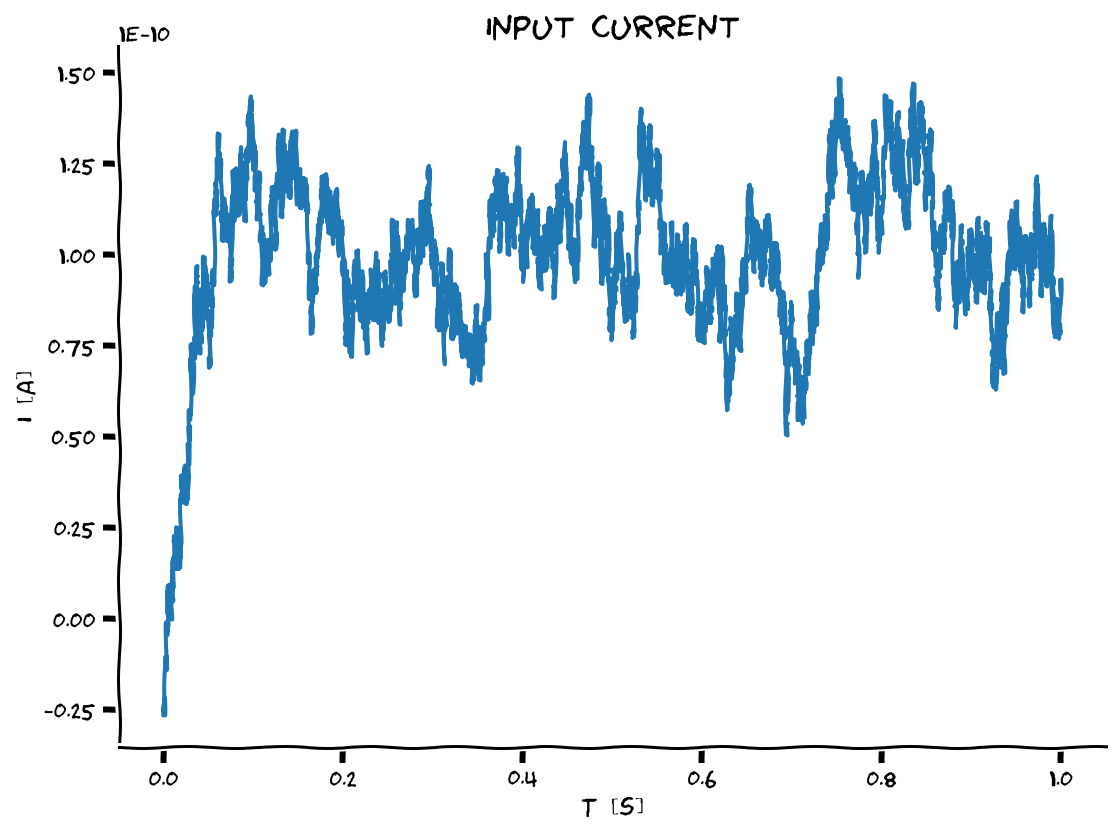

Source code (Python):
#Solution to Ex7
def my_OU(range_t, tau_ou, mu, sig, myseed=2072):
    """
    Function that produces Ornstein-Uhlenbeck input
    Args:
        tau_ou     : time constant [s]
        mu         : mean noise [A]
        sig        : noise amplitude [A]
        myseed     : random seed. int or boolean

    Returns:
        I_ou       : Ornstein-Uhlenbeck input current [A]
    """
    # set random seed
    if myseed:
      np.random.seed(seed=myseed)
    else:
      np.random.seed()
    # Retrieve simulation parameters
    dt=range_t[1]-range_t[0]
    Lt = range_t.size
    

    # Initialize
    noise = np.random.randn(Lt)
    I_ou = np.zeros(Lt)
    I_ou[0] = noise[0] * sig

    # generate OU
    for it in range(Lt-1):
        I_ou[it+1] = I_ou[it] + (dt / tau_ou) * (mu - I_ou[it]) + np.sqrt(2 * dt / tau_ou) * sig * noise[it + 1]

    return I_ou
t_max = 1000e-3   # second
dt = .1e-3        # second
range_t = np.arange(0,t_max,dt)
I_ou = my_OU(range_t=range_t,tau_ou=20e-3,mu=100e-12, sig=20e-12)
plt.plot(range_t,I_ou)
plt.title('Input current')
plt.ylabel('I [A]')
plt.xlabel('T [S]')
plt.show()
